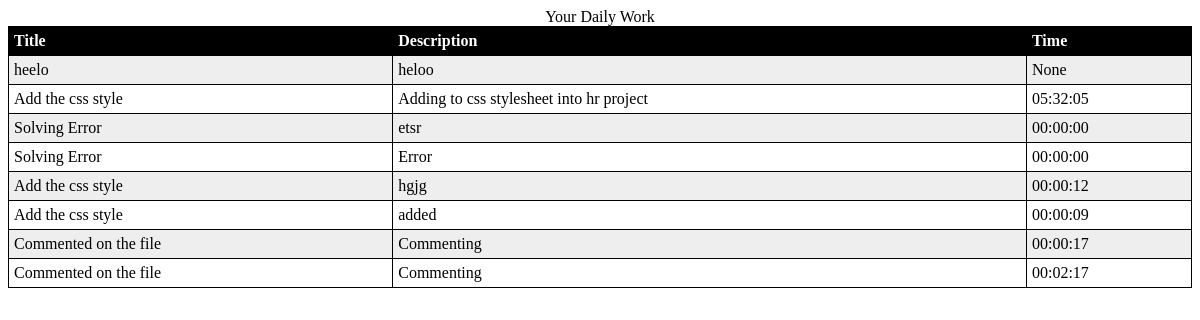
The page /entryshow/ on the database its author committed.
### myapp/models.py (models this page shows)
class Teach(models.Model):
    Title=models.CharField(max_length=100)
    description=models.CharField(max_length=100)
    time=models.CharField(null=True,max_length=10,blank=True)

### myapp/views.py (the view)
# urls.py: path('entryshow/',EntryShow,name='showthe work'),
def EntryShow(request):
    all= Teach.objects.all()
    return render(request,"entryshow.html",{'bell':all})

### templates/entryshow.html (shortened to what this page needs)
<!DOCTYPE html>
<html>
<head>
</head>
<body>
<table style="width:100%" id="t01">
  <caption>Your Daily Work</caption>
  <tr>
    <th>Title</th>
    <th>Description</th>
    <th>Time </th>
  <tr>
  {% for YourWork in bell %}
    <td> {{YourWork.Title}} </td>
    <td> {{YourWork.description}} </td>
  <td>{{YourWork.time}}</td>
  </tr>
{% endfor %}
</table>
</body>
</html>

### templates/entryshow.html (style rules this page uses)
table, th, td { border: 1px solid black; border-collapse: collapse; }
th, td { padding: 5px; }
th { text-align: left; }
table#t01 tr:nth-child(even) { background-color: #eee; }
table#t01 tr:nth-child(odd) { background-color: #fff; }
table#t01 th { background-color: black; color: white; }

### rows shown on the page
Teach: Title "heelo", description "heloo", time "None"
Teach: Title "Add the css style", description "Adding to css stylesheet into hr project", time "05:32:05"
Teach: Title "Solving Error", description "etsr", time "00:00:00"
Teach: Title "Solving Error", description "Error", time "00:00:00"
Teach: Title "Add the css style", description "hgjg", time "00:00:12"
Teach: Title "Add the css style", description "added", time "00:00:09"
Teach: Title "Commented on the file", description "Commenting", time "00:00:17"
Teach: Title "Commented on the file", description "Commenting", time "00:02:17"
